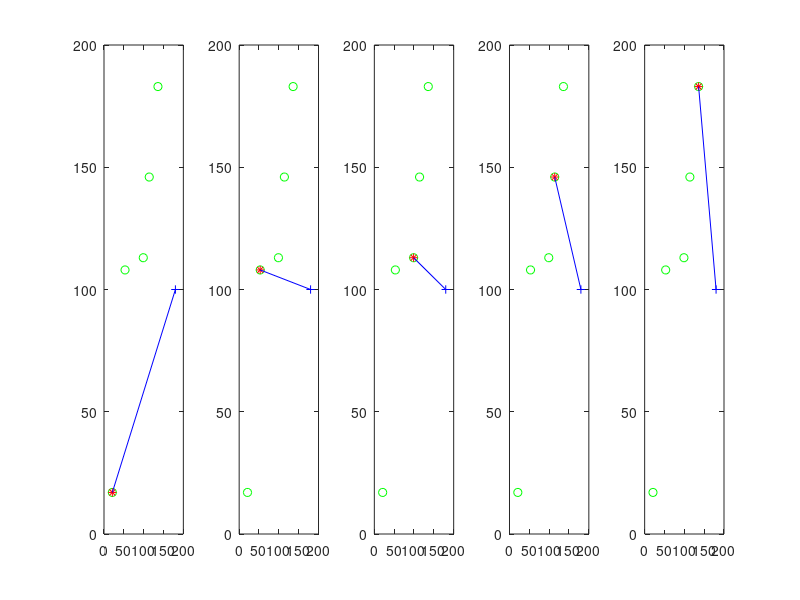

The MATLAB script that drew this image:
clc();clear all;
a = input('Enter the number of nodes= ');
q= input('enter the no. of iterations:');
f=1;  xi=180;yi=100; 
colour_teal = [18 150 155] ./ 255;
colour_lightgreen = [94 250 81] ./ 255; 

        x = randi(200,a,1)
        y = randi(200,a,1)
        m = sort(x)
        n = sort(y)
        e = [m,n]
        c = round(a/5)
       %making of clusters
    for  i = 1:c
      ei = e(f:f+4,1:2)
      f = f+5;
    end 
    
   for j = 1:q
      f = j;   
      subplot (1,q,j)
      axis([0 200 0 200]);
      plot(m,n,'go')
      hold on
      plot(180,100,'b+')%sink co ordinates
      hold on
      axis([0 200 0 200]);
     for i = 1:c   
        CHxi = m(f,1)
        CHyi = n(f,1)
        plot(CHxi,CHyi,'r*')
        hold on
        d1=sqrt((xi-CHxi).^2+(yi-CHyi).^2)
        d2=sqrt((xi-180).^2+(yi-100).^2)
          if(d1 >= d2)
              { plot([xi 180],[yi 100],'b')}; hold on
          else
              { plot([xi CHxi],[yi CHyi],'b')};hold on
          end    
        f=f+5;
        xi=CHxi;
        yi=CHyi;
     end
       plot([xi 180],[yi 100],'b') 
       hold on
       xi=180;yi=100;
       hold off
    end
    
   
